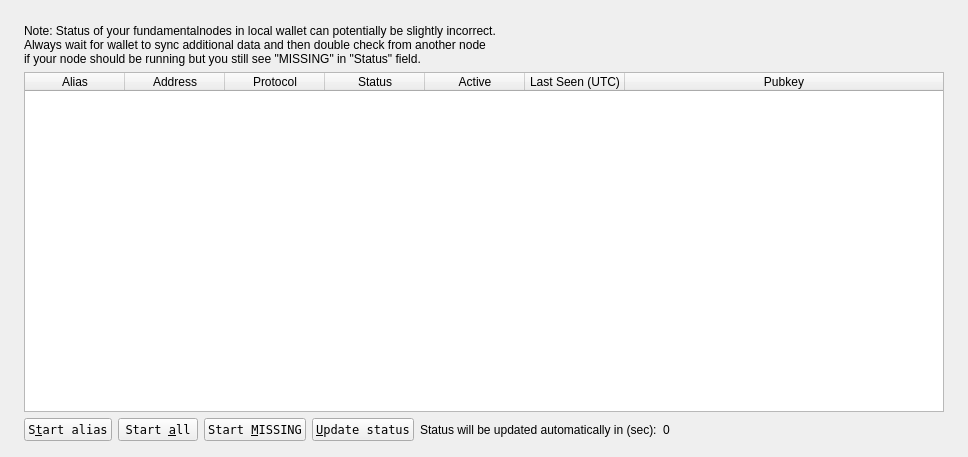
<?xml version="1.0" encoding="UTF-8"?>
<ui version="4.0">
 <class>FundamentalnodeList</class>
 <widget class="QWidget" name="FundamentalnodeList">
  <property name="geometry">
   <rect>
    <x>0</x>
    <y>0</y>
    <width>968</width>
    <height>457</height>
   </rect>
  </property>
  <property name="windowTitle">
   <string>Form</string>
  </property>
  <layout class="QVBoxLayout" name="topLayout" stretch="0">
   <property name="leftMargin">
    <number>9</number>
   </property>
   <property name="topMargin">
    <number>9</number>
   </property>
   <property name="rightMargin">
    <number>9</number>
   </property>
   <property name="bottomMargin">
    <number>9</number>
   </property>
   <item>
    <layout class="QVBoxLayout" name="verticalLayout_Master" stretch="1">
     <property name="spacing">
      <number>0</number>
     </property>
     <item>
      <widget class="QFrame" name="frame_BG">
       <layout class="QVBoxLayout" name="verticalLayout_3">
        <property name="leftMargin">
         <number>6</number>
        </property>
        <property name="topMargin">
         <number>6</number>
        </property>
        <property name="rightMargin">
         <number>6</number>
        </property>
        <property name="bottomMargin">
         <number>6</number>
        </property>
        <item>
         <widget class="QFrame" name="frame_Content">
          <layout class="QVBoxLayout" name="verticalLayout">
           <property name="spacing">
            <number>0</number>
           </property>
           <property name="leftMargin">
            <number>0</number>
           </property>
           <property name="topMargin">
            <number>0</number>
           </property>
           <property name="rightMargin">
            <number>0</number>
           </property>
           <property name="bottomMargin">
            <number>0</number>
           </property>
           <item>
            <layout class="QGridLayout" name="gridLayout_2">
             <property name="spacing">
              <number>2</number>
             </property>
             <item row="0" column="0">
              <widget class="QFrame" name="frameList">
               <layout class="QVBoxLayout" name="verticalLayout_2">
                <property name="bottomMargin">
                 <number>1</number>
                </property>
                <item>
                 <layout class="QHBoxLayout" name="horizontalLayout_note">
                  <property name="bottomMargin">
                   <number>0</number>
                  </property>
                  <item>
                   <widget class="QLabel" name="updateNote">
                    <property name="text">
                     <string>Note: Status of your fundamentalnodes in local wallet can potentially be slightly incorrect.&lt;br /&gt;Always wait for wallet to sync additional data and then double check from another node&lt;br /&gt;if your node should be running but you still see &quot;MISSING&quot; in &quot;Status&quot; field.</string>
                    </property>
                   </widget>
                  </item>
                 </layout>
                </item>
                <item>
                 <widget class="QTableWidget" name="tableWidgetMyFundamentalnodes">
                  <property name="minimumSize">
                   <size>
                    <width>695</width>
                    <height>0</height>
                   </size>
                  </property>
                  <property name="palette">
                   <palette>
                    <active>
                     <colorrole role="Text">
                      <brush brushstyle="SolidPattern">
                       <color alpha="255">
                        <red>51</red>
                        <green>51</green>
                        <blue>51</blue>
                       </color>
                      </brush>
                     </colorrole>
                    </active>
                    <inactive>
                     <colorrole role="Text">
                      <brush brushstyle="SolidPattern">
                       <color alpha="255">
                        <red>51</red>
                        <green>51</green>
                        <blue>51</blue>
                       </color>
                      </brush>
                     </colorrole>
                    </inactive>
                    <disabled>
                     <colorrole role="Text">
                      <brush brushstyle="SolidPattern">
                       <color alpha="255">
                        <red>85</red>
                        <green>85</green>
                        <blue>85</blue>
                       </color>
                      </brush>
                     </colorrole>
                    </disabled>
                   </palette>
                  </property>
                  <property name="editTriggers">
                   <set>QAbstractItemView::NoEditTriggers</set>
                  </property>
                  <property name="alternatingRowColors">
                   <bool>true</bool>
                  </property>
                  <property name="selectionMode">
                   <enum>QAbstractItemView::SingleSelection</enum>
                  </property>
                  <property name="selectionBehavior">
                   <enum>QAbstractItemView::SelectRows</enum>
                  </property>
                  <property name="showGrid">
                   <bool>false</bool>
                  </property>
                  <property name="sortingEnabled">
                   <bool>true</bool>
                  </property>
                  <attribute name="horizontalHeaderStretchLastSection">
                   <bool>true</bool>
                  </attribute>
                  <column>
                   <property name="text">
                    <string>Alias</string>
                   </property>
                  </column>
                  <column>
                   <property name="text">
                    <string>Address</string>
                   </property>
                  </column>
                  <column>
                   <property name="text">
                    <string>Protocol</string>
                   </property>
                  </column>
                  <column>
                   <property name="text">
                    <string>Status</string>
                   </property>
                  </column>
                  <column>
                   <property name="text">
                    <string>Active</string>
                   </property>
                  </column>
                  <column>
                   <property name="text">
                    <string>Last Seen (UTC)</string>
                   </property>
                  </column>
                  <column>
                   <property name="text">
                    <string>Pubkey</string>
                   </property>
                  </column>
                 </widget>
                </item>
                <item>
                 <layout class="QHBoxLayout" name="horizontalLayout_5">
                  <property name="bottomMargin">
                   <number>0</number>
                  </property>
                  <item>
                   <widget class="QPushButton" name="startButton">
                    <property name="font">
                    <font>
                        <family>Andale Mono</family>
                    </font>
                    </property>
                    <property name="text">
                     <string>S&amp;tart alias</string>
                    </property>
                   </widget>
                  </item>
                  <item>
                   <widget class="QPushButton" name="startAllButton">
                    <property name="font">
                    <font>
                        <family>Andale Mono</family>
                    </font>
                    </property>
                    <property name="text">
                     <string>Start &amp;all</string>
                    </property>
                   </widget>
                  </item>
                  <item>
                   <widget class="QPushButton" name="startMissingButton">
                    <property name="font">
                    <font>
                        <family>Andale Mono</family>
                    </font>
                    </property>
                    <property name="text">
                     <string>Start &amp;MISSING</string>
                    </property>
                   </widget>
                  </item>
                  <item>
                   <widget class="QPushButton" name="UpdateButton">
                    <property name="font">
                    <font>
                        <family>Andale Mono</family>
                    </font>
                    </property>
                    <property name="text">
                     <string>&amp;Update status</string>
                    </property>
                   </widget>
                  </item>
                  <item>
                   <widget class="QLabel" name="autoupdate_label">
                    <property name="text">
                     <string>Status will be updated automatically in (sec):</string>
                    </property>
                   </widget>
                  </item>
                  <item>
                   <widget class="QLabel" name="secondsLabel">
                    <property name="text">
                     <string>0</string>
                    </property>
                   </widget>
                  </item>
                  <item>
                   <spacer name="horizontalSpacer_5">
                    <property name="orientation">
                     <enum>Qt::Horizontal</enum>
                    </property>
                    <property name="sizeHint" stdset="0">
                     <size>
                      <width>40</width>
                      <height>20</height>
                     </size>
                    </property>
                   </spacer>
                  </item>
                 </layout>
                </item>
               </layout>
              </widget>
             </item>
            </layout>
           </item>
          </layout>
         </widget>
        </item>
       </layout>
      </widget>
     </item>
    </layout>
   </item>
  </layout>
 </widget>
 <resources/>
 <connections/>
</ui>
